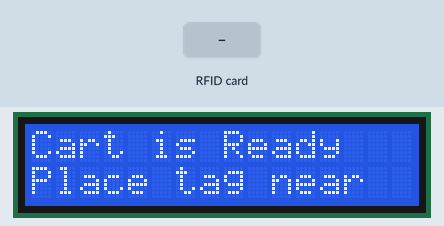
This sketch was run on a simulated ESP8266 (NodeMCU). Parts: 16×2 character LCD. Inputs (shaded band) come from the test bench. WiFi joins after 1.5 s; servers stay silent unless stated; the Firebase database answers and starts empty; what the sketch prints to the serial monitor is not drawn.

Above: at 3.2 s.
3.3 s: RFID card 43 A8 2A C5 held to the reader
At 4.4 s:
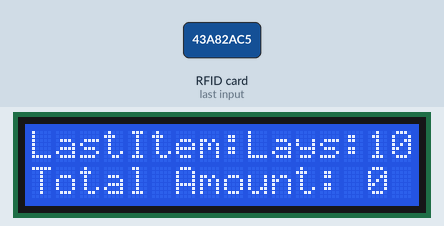
5.1 s: RFID card 03 EF 43 F6 held to the reader
At 6.3 s:
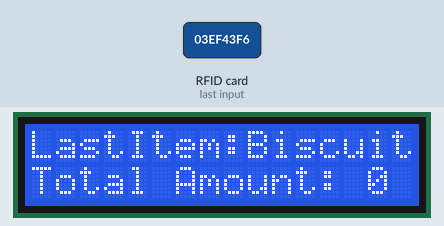
6.9 s: RFID card 5E 7A 19 C4 held to the reader
At 8.0 s:
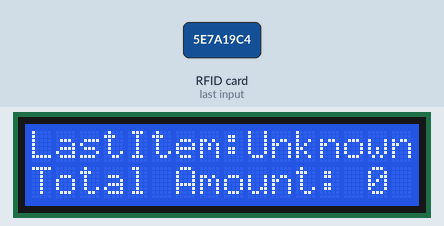
Timing chart, 0 to 9.9 s (numbered marks = the images above; inputs shaded):
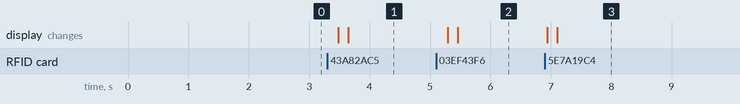

Measured:
- after the input at 3.3 s, the display: first changes after 0.18 s (image 1 shows a later state)
- after the input at 5.1 s, the display: first changes after 0.19 s (image 2 shows a later state)
- after the input at 6.9 s, the display: first changes at once (image 3 shows a later state)

The sketch:

sketch_apr25a.ino
```cpp
#include <SPI.h>
#include <MFRC522.h>
#include <LiquidCrystal_I2C.h>

#define SS_PIN 5
#define RST_PIN 4
#if defined(ESP32)
  #include <WiFi.h>
#elif defined(ESP8266)
  #include <ESP8266WiFi.h>
#endif
#include <Firebase_ESP_Client.h>

//Provide the token generation process info.
#include "addons/TokenHelper.h"
//Provide the RTDB payload printing info and other helper functions.
#include "addons/RTDBHelper.h"

// Insert your network credentials

// #define WIFI_SSID "Galaxy A21s52EC"
// #define WIFI_PASSWORD "enyh9882"
// #define WIFI_SSID "realme narzo 20 Pro"
// #define WIFI_PASSWORD "akshaisunil"
#define WIFI_SSID "Galaxy A14 0C7B"
#define WIFI_PASSWORD "cnt4zfz2j3rnndn"

// Insert Firebase project API Key
#define API_KEY "AIzaSyDWa7rC1WO4MHopdiqy9xn4lp1Jj7mDpqY"

// Insert RTDB URLefine the RTDB URL */
#define DATABASE_URL "https://smartcartstthomas-default-rtdb.firebaseio.com/"

//Define Firebase Data object
FirebaseData fbdo;

FirebaseAuth auth;
FirebaseConfig config;

MFRC522 mfrc522(SS_PIN, RST_PIN);  // Create MFRC522 instance

// Define prices for items
#define LAYS_PRICE 10
#define BISCUITS_PRICE 10

// Variable to keep track of total amount
int totalAmount = 0;

// Define LCD connection details
LiquidCrystal_I2C lcd(0x27, 16, 2);  // I2C address might be different (check LCD datasheet)


// Variable to store the last scanned item
String lastItem = "";
bool signupOK = false;
String sValue, sValue2;

void setup() {
  Serial.begin(9600);  // Initialize serial communication
  SPI.begin();          // Init SPI bus
  mfrc522.PCD_Init();   // Init MFRC522

   // Initialize LCD (number of columns, rows)
  lcd.init();
  // Turn on backlight and clear display
  lcd.backlight();
  lcd.clear();
  lcd.print("Cart is Ready");
  lcd.setCursor(0, 1);
  lcd.print("Place tag near");

  Serial.println("RFID Ready");
  Serial.println("Place your tag near the reader...");
  WiFi.begin(WIFI_SSID, WIFI_PASSWORD);
  Serial.print("Connecting to Wi-Fi");
  while (WiFi.status() != WL_CONNECTED) {
    Serial.print(".");
    delay(300);
  }
  Serial.println();
  Serial.print("Connected with IP: ");
  Serial.println(WiFi.localIP());
  Serial.println();

  /* Assign the api key (required) */
  config.api_key = API_KEY;

  /* Assign the RTDB URL (required) */
  config.database_url = DATABASE_URL;

  /* Sign up */
  if (Firebase.signUp(&config, &auth, "", "")) {
    Serial.println("ok");
    signupOK = true;
  }
  else {
    Serial.printf("%s\n", config.signer.signupError.message.c_str());
  }

  /* Assign the callback function for the long running token generation task */
  config.token_status_callback = tokenStatusCallback; //see addons/TokenHelper.h

  Firebase.begin(&config, &auth);
  Firebase.reconnectWiFi(true);
Firebase.RTDB.setString(&fbdo, "/biscut","0");
Firebase.RTDB.setString(&fbdo, "/lays","0");
Firebase.RTDB.setString(&fbdo, "/total","0");

}

void loop() {
   if (Firebase.ready() && signupOK ) {

  // Look for new cards
  if (mfrc522.PICC_IsNewCardPresent() && mfrc522.PICC_ReadCardSerial()) {
    // Show UID on serial monitor
    Serial.print("UID tag :");
    String content = "";
    byte letter;
    for (byte i = 0; i < mfrc522.uid.size; i++) {
      Serial.print(mfrc522.uid.uidByte[i] < 0x10 ? " 0" : " ");
      Serial.print(mfrc522.uid.uidByte[i], HEX);
      content.concat(String(mfrc522.uid.uidByte[i] < 0x10 ? " 0" : " "));
      content.concat(String(mfrc522.uid.uidByte[i], HEX));
    }
    Serial.println();
    Serial.print("Message : ");
    content.toUpperCase();

    // Check if scanned tag corresponds to Lays
    if (content.substring(1) == "43 A8 2A C5") {
      if (Firebase.RTDB.setString(&fbdo, "/lays","1")){
          Serial.println("lays PASSED");

          }

      Serial.println("Lays");
      totalAmount += LAYS_PRICE;
      lastItem = "Lays:10rps";
    }
    // Check if scanned tag corresponds to Biscuits
    else if (content.substring(1) == "03 EF 43 F6") {
      if (Firebase.RTDB.setString(&fbdo, "/biscut","1")){
          Serial.println("water level PASSED");

          }

      Serial.println("Biscuits:10rps");
      totalAmount += BISCUITS_PRICE;
      lastItem = "Biscuit";
    }
    else {
      Serial.println("Unknown tag scanned");
      lastItem = "Unknown";
    }


    Serial.print("Total Amount: ");
    Serial.println(totalAmount);

    // Update LCD display
    lcd.clear();
    lcd.print("LastItem:");
    //lcd.setCursor(0, 1);
    lcd.print(lastItem);
    lcd.setCursor(0, 1);
    if (Firebase.RTDB.getString(&fbdo, "/total")) {
      if (fbdo.dataType() == "string") {
        sValue = fbdo.stringData();
        int a = sValue.toInt();
        lcd.print("Total Amount: ");
    lcd.print(a);
      }
      }

    delay(1000);
  }
  mfrc522.PICC_HaltA();
  mfrc522.PCD_StopCrypto1();
   }
}
```
